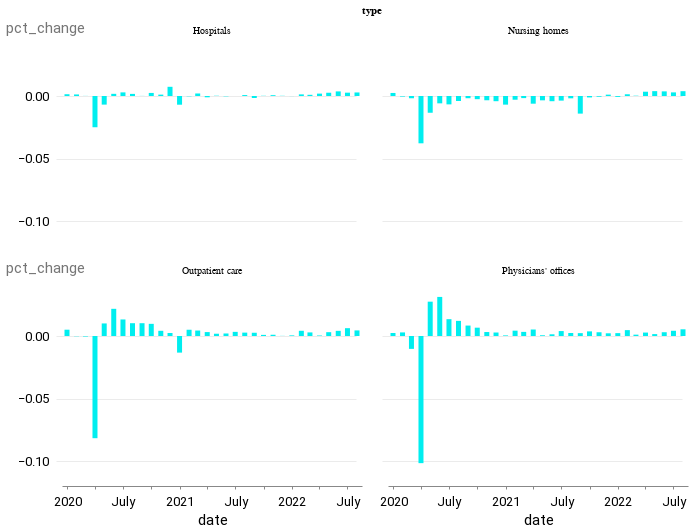

Write notebook code for a chart like this one.
### Code cell
alt.Chart(combined_pct_chg[combined_pct_chg["date"] >= "2020-01-01"]).mark_bar().encode(
    x=alt.X("date"),
    y=alt.Y("pct_change"),
    color=alt.condition(alt.datum.value > 0, alt.value("#00eeef"), alt.value("orange")),
).properties(width=300, height=200).facet(facet=alt.Facet("type:O"), columns=2)

### Figure 1 — Vega-Lite specification as saved in the notebook (floating-point values rounded to 4 significant figures)
{"config": {"view": {"width": 800, "height": 450, "strokeOpacity": 0}, "background": "#ffffff", "title": {"anchor": "start", "font": "Summit Sans", "fontColor": "palette[\"black\"]", "fontSize": 18, "fontWeight": "normal"}, "arc": {"fill": "#00d4d8"}, "area": {"fill": "#00d4d8"}, "line": {"stroke": "#00d4d8", "strokeWidth": 3}, "path": {"stroke": "#00d4d8"}, "rect": {"fill": "#00d4d8"}, "shape": {"stroke": "#00d4d8"}, "bar": {"fill": "#00d4d8"}, "point": {"stroke": "#00d4d8"}, "symbol": {"fill": "#00d4d8", "size": 30}, "axis": {"titleFont": "Roboto", "titleFontSize": 15, "titleFontWeight": "normal", "labelFont": "Roboto, sans", "labelFontSize": 13, "labelFontWeight": "normal"}, "axisX": {"labelAngle": 0, "labelPadding": 6, "tickSize": 3, "grid": false}, "axisY": {"labelBaseline": "middle", "maxExtent": 45, "minExtent": 45, "titleAlign": "left", "titleAngle": 0, "titleX": -45, "titleY": -11, "domainOpacity": 0, "gridWidth": 0.6, "gridColor": "#dddddd", "offset": 6, "tickSize": 0, "titleColor": "#767676"}, "legend": {"titleFont": "Roboto", "titleFontSize": 15, "titleFontWeight": "normal", "symbolType": "square", "labelFont": "Roboto, sans", "labelFontSize": 13}, "range": {"category": ["#005f66", "#e37e2d", "#d64a3b", "#76b0ef", "#c1bc40"], "diverging": ["#e68a4f", "#f4bb6a", "#f9e39c", "#dadfe2", "#a6b7c6", "#849eae"], "heatmap": ["#7ff6f6", "#00eeef", "#00d4d8", "#00abb2", "#00848b", "#fbf2c7", "#00363d"], "ordinal": ["#7ff6f6", "#00eeef", "#00d4d8", "#00abb2", "#00848b", "#fbf2c7", "#00363d"], "ramp": ["#7ff6f6", "#00eeef", "#00d4d8", "#00abb2", "#00848b", "#fbf2c7", "#00363d"]}}, "data": {"name": "data-9993b4f2c7d227c6c7021c3fa39e5ed6"}, "facet": {"field": "type", "type": "ordinal"}, "spec": {"mark": "bar", "encoding": {"color": {"condition": {"value": "#00eeef", "test": "(datum.value > 0)"}, "value": "orange"}, "x": {"field": "date", "type": "temporal"}, "y": {"field": "pct_change", "type": "quantitative"}}, "height": 200, "width": 300}, "columns": 2, "$schema": "https://vega.github.io/schema/vega-lite/v4.17.0.json", "datasets": {"data-9993b4f2c7d227c6c7021c3fa39e5ed6": [{"date": "2020-01-01T00:00:00", "value": 2720.0, "type": "Physicians' offices", "pct_change": 0.002396}, {"date": "2020-02-01T00:00:00", "value": 2728.0, "type": "Physicians' offices", "pct_change": 0.002868}, {"date": "2020-03-01T00:00:00", "value": 2700.0, "type": "Physicians' offices", "pct_change": -0.0103}, {"date": "2020-04-01T00:00:00", "value": 2425.0, "type": "Physicians' offices", "pct_change": -0.1017}, {"date": "2020-05-01T00:00:00", "value": 2492.0, "type": "Physicians' offices", "pct_change": 0.02747}, {"date": "2020-06-01T00:00:00", "value": 2569.0, "type": "Physicians' offices", "pct_change": 0.03127}, {"date": "2020-07-01T00:00:00", "value": 2604.0, "type": "Physicians' offices", "pct_change": 0.01347}, {"date": "2020-08-01T00:00:00", "value": 2636.0, "type": "Physicians' offices", "pct_change": 0.0121}, {"date": "2020-09-01T00:00:00", "value": 2658.0, "type": "Physicians' offices", "pct_change": 0.008348}, {"date": "2020-10-01T00:00:00", "value": 2675.0, "type": "Physicians' offices", "pct_change": 0.00666}, {"date": "2020-11-01T00:00:00", "value": 2684.0, "type": "Physicians' offices", "pct_change": 0.003177}, {"date": "2020-12-01T00:00:00", "value": 2691.0, "type": "Physicians' offices", "pct_change": 0.002795}, {"date": "2021-01-01T00:00:00", "value": 2692.0, "type": "Physicians' offices", "pct_change": 0.0004831}, {"date": "2021-02-01T00:00:00", "value": 2704.0, "type": "Physicians' offices", "pct_change": 0.004271}, {"date": "2021-03-01T00:00:00", "value": 2713.0, "type": "Physicians' offices", "pct_change": 0.003291}, {"date": "2021-04-01T00:00:00", "value": 2727.0, "type": "Physicians' offices", "pct_change": 0.005197}, {"date": "2021-05-01T00:00:00", "value": 2729.0, "type": "Physicians' offices", "pct_change": 0.0005867}, {"date": "2021-06-01T00:00:00", "value": 2732.0, "type": "Physicians' offices", "pct_change": 0.001356}, {"date": "2021-07-01T00:00:00", "value": 2743.0, "type": "Physicians' offices", "pct_change": 0.003953}, {"date": "2021-08-01T00:00:00", "value": 2750.0, "type": "Physicians' offices", "pct_change": 0.002406}, {"date": "2021-09-01T00:00:00", "value": 2756.0, "type": "Physicians' offices", "pct_change": 0.002291}, {"date": "2021-10-01T00:00:00", "value": 2766.0, "type": "Physicians' offices", "pct_change": 0.003701}, {"date": "2021-11-01T00:00:00", "value": 2774.0, "type": "Physicians' offices", "pct_change": 0.003001}, {"date": "2021-12-01T00:00:00", "value": 2780.0, "type": "Physicians' offices", "pct_change": 0.002163}, {"date": "2022-01-01T00:00:00", "value": 2787.0, "type": "Physicians' offices", "pct_change": 0.002302}, {"date": "2022-02-01T00:00:00", "value": 2800.0, "type": "Physicians' offices", "pct_change": 0.004701}, {"date": "2022-03-01T00:00:00", "value": 2803.0, "type": "Physicians' offices", "pct_change": 0.001071}, {"date": "2022-04-01T00:00:00", "value": 2811.0, "type": "Physicians' offices", "pct_change": 0.002747}, {"date": "2022-05-01T00:00:00", "value": 2815.0, "type": "Physicians' offices", "pct_change": 0.00153}, {"date": "2022-06-01T00:00:00", "value": 2824.0, "type": "Physicians' offices", "pct_change": 0.00302}, {"date": "2022-07-01T00:00:00", "value": 2835.0, "type": "Physicians' offices", "pct_change": 0.004179}, {"date": "2022-08-01T00:00:00", "value": 2850.0, "type": "Physicians' offices", "pct_change": 0.005361}, {"date": "2020-01-01T00:00:00", "value": 3379.0, "type": "Nursing homes", "pct_change": 0.002433}, {"date": "2020-02-01T00:00:00", "value": 3377.0, "type": "Nursing homes", "pct_change": -0.000444}, {"date": "2020-03-01T00:00:00", "value": 3371.0, "type": "Nursing homes", "pct_change": -0.001806}, {"date": "2020-04-01T00:00:00", "value": 3244.0, "type": "Nursing homes", "pct_change": -0.03785}, {"date": "2020-05-01T00:00:00", "value": 3200.0, "type": "Nursing homes", "pct_change": -0.01341}, {"date": "2020-06-01T00:00:00", "value": 3181.0, "type": "Nursing homes", "pct_change": -0.005875}, {"date": "2020-07-01T00:00:00", "value": 3160.0, "type": "Nursing homes", "pct_change": -0.006696}, {"date": "2020-08-01T00:00:00", "value": 3147.0, "type": "Nursing homes", "pct_change": -0.004019}, {"date": "2020-09-01T00:00:00", "value": 3142.0, "type": "Nursing homes", "pct_change": -0.001779}, {"date": "2020-10-01T00:00:00", "value": 3134.0, "type": "Nursing homes", "pct_change": -0.002546}, {"date": "2020-11-01T00:00:00", "value": 3123.0, "type": "Nursing homes", "pct_change": -0.003415}, {"date": "2020-12-01T00:00:00", "value": 3110.0, "type": "Nursing homes", "pct_change": -0.004163}, {"date": "2021-01-01T00:00:00", "value": 3088.0, "type": "Nursing homes", "pct_change": -0.006913}, {"date": "2021-02-01T00:00:00", "value": 3079.0, "type": "Nursing homes", "pct_change": -0.002979}, {"date": "2021-03-01T00:00:00", "value": 3074.0, "type": "Nursing homes", "pct_change": -0.001689}, {"date": "2021-04-01T00:00:00", "value": 3055.0, "type": "Nursing homes", "pct_change": -0.006148}, {"date": "2021-05-01T00:00:00", "value": 3044.0, "type": "Nursing homes", "pct_change": -0.00347}, {"date": "2021-06-01T00:00:00", "value": 3032.0, "type": "Nursing homes", "pct_change": -0.004171}, {"date": "2021-07-01T00:00:00", "value": 3021.0, "type": "Nursing homes", "pct_change": -0.003694}, {"date": "2021-08-01T00:00:00", "value": 3015.0, "type": "Nursing homes", "pct_change": -0.001854}, {"date": "2021-09-01T00:00:00", "value": 2972.0, "type": "Nursing homes", "pct_change": -0.0141}, {"date": "2021-10-01T00:00:00", "value": 2969.0, "type": "Nursing homes", "pct_change": -0.001144}, {"date": "2021-11-01T00:00:00", "value": 2967.0, "type": "Nursing homes", "pct_change": -0.0005726}, {"date": "2021-12-01T00:00:00", "value": 2971.0, "type": "Nursing homes", "pct_change": 0.001078}, {"date": "2022-01-01T00:00:00", "value": 2968.0, "type": "Nursing homes", "pct_change": -0.0007069}, {"date": "2022-02-01T00:00:00", "value": 2973.0, "type": "Nursing homes", "pct_change": 0.001381}, {"date": "2022-03-01T00:00:00", "value": 2973.0, "type": "Nursing homes", "pct_change": 0.0002355}, {"date": "2022-04-01T00:00:00", "value": 2984.0, "type": "Nursing homes", "pct_change": 0.003431}, {"date": "2022-05-01T00:00:00", "value": 2995.0, "type": "Nursing homes", "pct_change": 0.003888}, {"date": "2022-06-01T00:00:00", "value": 3006.0, "type": "Nursing homes", "pct_change": 0.003706}, {"date": "2022-07-01T00:00:00", "value": 3015.0, "type": "Nursing homes", "pct_change": 0.002894}, {"date": "2022-08-01T00:00:00", "value": 3026.0, "type": "Nursing homes", "pct_change": 0.003848}, {"date": "2020-01-01T00:00:00", "value": 5229.0, "type": "Hospitals", "pct_change": 0.001417}, {"date": "2020-02-01T00:00:00", "value": 5236.0, "type": "Hospitals", "pct_change": 0.001243}, {"date": "2020-03-01T00:00:00", "value": 5236.0, "type": "Hospitals", "pct_change": 7.64e-05}, {"date": "2020-04-01T00:00:00", "value": 5105.0, "type": "Hospitals", "pct_change": -0.025}, {"date": "2020-05-01T00:00:00", "value": 5070.0, "type": "Hospitals", "pct_change": -0.006895}, {"date": "2020-06-01T00:00:00", "value": 5079.0, "type": "Hospitals", "pct_change": 0.001736}, {"date": "2020-07-01T00:00:00", "value": 5093.0, "type": "Hospitals", "pct_change": 0.002894}, {"date": "2020-08-01T00:00:00", "value": 5102.0, "type": "Hospitals", "pct_change": 0.001688}, {"date": "2020-09-01T00:00:00", "value": 5102.0, "type": "Hospitals", "pct_change": 7.84e-05}, {"date": "2020-10-01T00:00:00", "value": 5115.0, "type": "Hospitals", "pct_change": 0.00245}, {"date": "2020-11-01T00:00:00", "value": 5120.0, "type": "Hospitals", "pct_change": 0.001095}, {"date": "2020-12-01T00:00:00", "value": 5158.0, "type": "Hospitals", "pct_change": 0.007363}, {"date": "2021-01-01T00:00:00", "value": 5122.0, "type": "Hospitals", "pct_change": -0.00696}, {"date": "2021-02-01T00:00:00", "value": 5121.0, "type": "Hospitals", "pct_change": -0.0002343}, {"date": "2021-03-01T00:00:00", "value": 5131.0, "type": "Hospitals", "pct_change": 0.002011}, {"date": "2021-04-01T00:00:00", "value": 5126.0, "type": "Hospitals", "pct_change": -0.001033}, {"date": "2021-05-01T00:00:00", "value": 5127.0, "type": "Hospitals", "pct_change": 0.0001951}, {"date": "2021-06-01T00:00:00", "value": 5126.0, "type": "Hospitals", "pct_change": -0.0002536}, {"date": "2021-07-01T00:00:00", "value": 5126.0, "type": "Hospitals", "pct_change": 0.0}, {"date": "2021-08-01T00:00:00", "value": 5130.0, "type": "Hospitals", "pct_change": 0.0007413}, {"date": "2021-09-01T00:00:00", "value": 5122.0, "type": "Hospitals", "pct_change": -0.001579}, {"date": "2021-10-01T00:00:00", "value": 5122.0, "type": "Hospitals", "pct_change": 0.0001562}, {"date": "2021-11-01T00:00:00", "value": 5126.0, "type": "Hospitals", "pct_change": 0.0006442}, {"date": "2021-12-01T00:00:00", "value": 5126.0, "type": "Hospitals", "pct_change": 0.0001561}, {"date": "2022-01-01T00:00:00", "value": 5126.0, "type": "Hospitals", "pct_change": -5.852e-05}, {"date": "2022-02-01T00:00:00", "value": 5133.0, "type": "Hospitals", "pct_change": 0.001288}, {"date": "2022-03-01T00:00:00", "value": 5138.0, "type": "Hospitals", "pct_change": 0.0009547}, {"date": "2022-04-01T00:00:00", "value": 5147.0, "type": "Hospitals", "pct_change": 0.001908}, {"date": "2022-05-01T00:00:00", "value": 5161.0, "type": "Hospitals", "pct_change": 0.002603}, {"date": "2022-06-01T00:00:00", "value": 5180.0, "type": "Hospitals", "pct_change": 0.003682}, {"date": "2022-07-01T00:00:00", "value": 5194.0, "type": "Hospitals", "pct_change": 0.002664}, {"date": "2022-08-01T00:00:00", "value": 5208.0, "type": "Hospitals", "pct_change": 0.00283}, {"date": "2020-01-01T00:00:00", "value": 997.4, "type": "Outpatient care", "pct_change": 0.005038}, {"date": "2020-02-01T00:00:00", "value": 997.2, "type": "Outpatient care", "pct_change": -0.0002005}, {"date": "2020-03-01T00:00:00", "value": 996.8, "type": "Outpatient care", "pct_change": -0.0004011}, {"date": "2020-04-01T00:00:00", "value": 915.3, "type": "Outpatient care", "pct_change": -0.08176}, {"date": "2020-05-01T00:00:00", "value": 924.5, "type": "Outpatient care", "pct_change": 0.01005}, {"date": "2020-06-01T00:00:00", "value": 944.6, "type": "Outpatient care", "pct_change": 0.02174}, {"date": "2020-07-01T00:00:00", "value": 957.1, "type": "Outpatient care", "pct_change": 0.01323}, {"date": "2020-08-01T00:00:00", "value": 966.9, "type": "Outpatient care", "pct_change": 0.01024}, {"date": "2020-09-01T00:00:00", "value": 976.8, "type": "Outpatient care", "pct_change": 0.01024}, {"date": "2020-10-01T00:00:00", "value": 986.3, "type": "Outpatient care", "pct_change": 0.009726}, {"date": "2020-11-01T00:00:00", "value": 990.4, "type": "Outpatient care", "pct_change": 0.004157}, {"date": "2020-12-01T00:00:00", "value": 992.8, "type": "Outpatient care", "pct_change": 0.002423}, {"date": "2021-01-01T00:00:00", "value": 979.6, "type": "Outpatient care", "pct_change": -0.0133}, {"date": "2021-02-01T00:00:00", "value": 984.5, "type": "Outpatient care", "pct_change": 0.005002}, {"date": "2021-03-01T00:00:00", "value": 988.8, "type": "Outpatient care", "pct_change": 0.004368}, {"date": "2021-04-01T00:00:00", "value": 991.9, "type": "Outpatient care", "pct_change": 0.003135}, {"date": "2021-05-01T00:00:00", "value": 993.7, "type": "Outpatient care", "pct_change": 0.001815}, {"date": "2021-06-01T00:00:00", "value": 995.7, "type": "Outpatient care", "pct_change": 0.002013}, {"date": "2021-07-01T00:00:00", "value": 999.0, "type": "Outpatient care", "pct_change": 0.003314}, {"date": "2021-08-01T00:00:00", "value": 1002.0, "type": "Outpatient care", "pct_change": 0.002703}, {"date": "2021-09-01T00:00:00", "value": 1004.0, "type": "Outpatient care", "pct_change": 0.002596}, {"date": "2021-10-01T00:00:00", "value": 1005.0, "type": "Outpatient care", "pct_change": 0.0008961}, {"date": "2021-11-01T00:00:00", "value": 1006.0, "type": "Outpatient care", "pct_change": 0.0009948}, {"date": "2021-12-01T00:00:00", "value": 1006.0, "type": "Outpatient care", "pct_change": 9.938e-05}, {"date": "2022-01-01T00:00:00", "value": 1007.0, "type": "Outpatient care", "pct_change": 0.0004969}, {"date": "2022-02-01T00:00:00", "value": 1011.0, "type": "Outpatient care", "pct_change": 0.004172}, {"date": "2022-03-01T00:00:00", "value": 1014.0, "type": "Outpatient care", "pct_change": 0.002868}, {"date": "2022-04-01T00:00:00", "value": 1014.0, "type": "Outpatient care", "pct_change": 0.0003945}, {"date": "2022-05-01T00:00:00", "value": 1017.0, "type": "Outpatient care", "pct_change": 0.003056}, {"date": "2022-06-01T00:00:00", "value": 1022.0, "type": "Outpatient care", "pct_change": 0.004128}, {"date": "2022-07-01T00:00:00", "value": 1028.0, "type": "Outpatient care", "pct_change": 0.006265}, {"date": "2022-08-01T00:00:00", "value": 1033.0, "type": "Outpatient care", "pct_change": 0.004475}]}}
